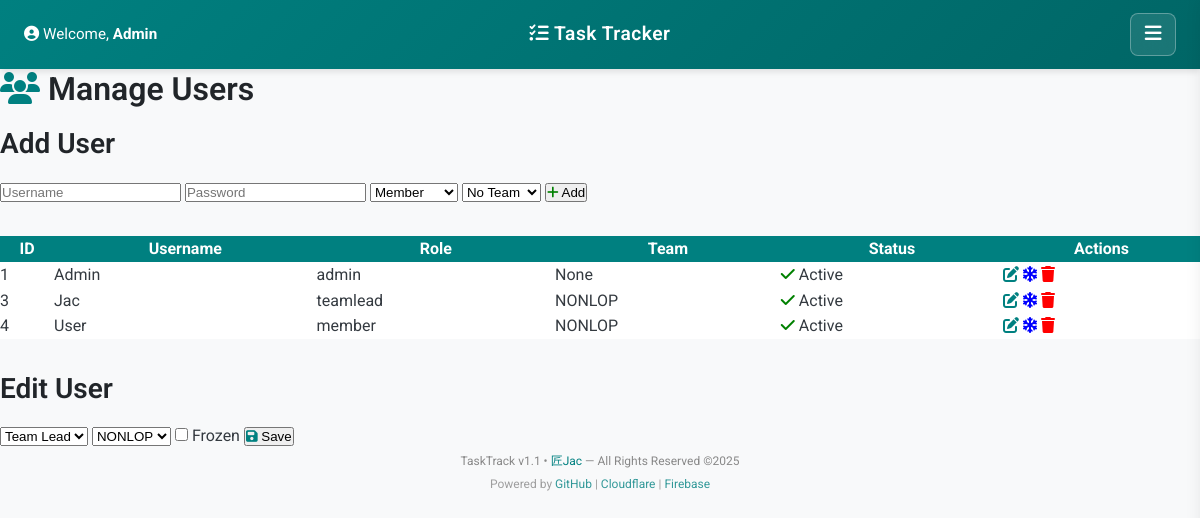
Screenshot of /usermgt.php?action=edit&id=3 (signed in) with the database file from the repository.
### tables this page shows
CREATE TABLE `users` (
  `id` int(11) NOT NULL,
  `username` varchar(32) NOT NULL,
  `password` varchar(255) NOT NULL,
  `role` enum('admin','teamlead','member') NOT NULL,
  `team_id` int(11) DEFAULT NULL,
  `frozen` tinyint(1) DEFAULT 0
);

CREATE TABLE `teams` (
  `id` int(11) NOT NULL,
  `name` varchar(64) NOT NULL
);

### usermgt.php (the view, shortened to what this page needs)
<?php
include 'head.php';
include 'db.php';
$action = $_GET['action'] ?? '';
$user_id = intval($_GET['id'] ?? 0);
$teams = [];
$res = $conn->query('SELECT id, name FROM teams');
while ($row = $res->fetch_assoc()) {
    $teams[$row['id']] = $row['name'];
}
$res = $conn->query('SELECT u.id, u.username, u.role, u.team_id, u.frozen, t.name AS team FROM users u LEFT JOIN teams t ON u.team_id = t.id');
$users = $res->fetch_all(MYSQLI_ASSOC);
?>
<div class="container">
    <h2><i class="fa fa-users" style="color:#008080"></i> Manage Users</h2>
    <form method="post" action="?action=add" style="margin-bottom:2em;">
        <h3>Add User</h3>
        <input type="text" name="username" placeholder="Username" required>
        <input type="password" name="password" placeholder="Password" required>
        <select name="role">
            <option value="member">Member</option>
        </select>
        <select name="team_id">
            <option value="0">No Team</option>
        </select>
        <button type="submit"><i class="fa fa-plus" style="color:green"></i> Add</button>
    </form>
    <table style="width:100%;border-collapse:collapse;">
        <tr style="background:#008080;color:#fff;">
            <th>ID</th><th>Username</th><th>Role</th><th>Team</th><th>Status</th><th>Actions</th>
        </tr>
        <?php foreach ($users as $u): ?>
        <tr style="background:<?php echo $u['frozen'] ? '#ccc' : '#fff'; ?>;">
            <td><?php echo $u['id']; ?></td>
            <td><?php echo htmlspecialchars($u['username']); ?></td>
            <td><?php echo $u['role']; ?></td>
            <td><?php echo $u['team'] ?: 'None'; ?></td>
            <td><?php echo $u['frozen'] ? '<i class="fa fa-snowflake" style="color:blue"></i> Frozen' : '<i class="fa fa-check" style="color:green"></i> Active'; ?></td>
            <td>
                <a href="?action=edit&id=<?php echo $u['id']; ?>"><i class="fa fa-edit" style="color:#008080"></i></a>
                <a href="?action=freeze&id=<?php echo $u['id']; ?>" onclick="return confirm('Freeze user?');"><i class="fa fa-snowflake" style="color:blue"></i></a>
                <a href="?action=delete&id=<?php echo $u['id']; ?>" onclick="return confirm('Delete user?');"><i class="fa fa-trash" style="color:red"></i></a>
            </td>
        </tr>
        <?php endforeach; ?>
    </table>
    <?php if ($action === 'edit' && $user_id):
        $res = $conn->query('SELECT * FROM users WHERE id=' . $user_id);
        $edit = $res->fetch_assoc();
    ?>
    <form method="post" action="?action=edit&id=<?php echo $user_id; ?>" style="margin-top:2em;">
        <h3>Edit User</h3>
        <select name="role">
            <option value="teamlead" <?php if ($edit['role']==='teamlead') echo 'selected'; ?>>Team Lead</option>
        </select>
        <select name="team_id">
            <?php foreach ($teams as $id => $name): ?>
                <option value="<?php echo $id; ?>" <?php if ($edit['team_id']==$id) echo 'selected'; ?>><?php echo htmlspecialchars($name); ?></option>
            <?php endforeach; ?>
        </select>
        <label><input type="checkbox" name="frozen" value="1" <?php if ($edit['frozen']) echo 'checked'; ?>> Frozen</label>
        <button type="submit"><i class="fa fa-save" style="color:#008080"></i> Save</button>
    </form>
    <?php endif; ?>
</div>
<?php include 'foot.php'; ?>

### css/main.css (style rules this page uses)
:root { --teal-50: #f0fdfa; --teal-100: #ccfbf1; --teal-200: #99f6e4; --teal-300: #5eead4; --teal-400: #2dd4bf; --teal-500: #14b8a6; --teal-600: #0d9488; --teal-700: #0f766e; --teal-800: #115e59; --teal-900: #134e4a; --primary: #008080; --primary-dark: #006666; --primary-light: #00a3a3; --success: #28a745; --warning: #ffc107; --danger: #dc3545; --info: #17a2b8; --white: #ffffff; --gray-50: #f8f9fa; --gray-100: #f1f3f5; --gray-200: #e9ecef; --gray-300: #dee2e6; --gray-400: #ced4da; --gray-500: #adb5bd; --gray-600: #6c757d; --gray-700: #495057; --gray-800: #343a40; --gray-900: #212529; --black: #000000; --space-xs: 0.25rem; --space-sm: 0.5rem; --space-md: 1rem; --space-lg: 1.5rem; --space-xl: 2rem; --space-2xl: 3rem; --radius-sm: 0.25rem; --radius-md: 0.375rem; --radius-lg: 0.5rem; --radius-xl: 0.75rem; --shadow-sm: 0 1px 2px 0 rgba(0, 0, 0, 0.05); --shadow-md: 0 4px 6px -1px rgba(0, 0, 0, 0.1); --shadow-lg: 0 10px 15px -3px rgba(0, 0, 0, 0.1); }
* { margin: 0; padding: 0; box-sizing: border-box; }
html { font-size: 16px; scroll-behavior: smooth; }
body { font-family: 'Roboto', sans-serif; font-weight: 400; line-height: 1.6; color: var(--gray-800); background-color: var(--gray-50); -webkit-font-smoothing: antialiased; -moz-osx-font-smoothing: grayscale; }
h1, h2, h3, h4, h5, h6 { font-weight: 600; line-height: 1.3; margin-bottom: var(--space-md); color: var(--gray-900); }
h2 { font-size: 2rem; }
h3 { font-size: 1.75rem; }
a { color: var(--primary); text-decoration: none; transition: color 0.2s ease; }

### rows the page displays
users: id "1", username "Admin", role "admin", team "None", frozen 0 (drawn)
users: id "3", username "Jac", role "teamlead", team.name "NONLOP", shows "Active", role "Team Lead", team_id "NONLOP"
users: id "4", username "User", role "member", team.name "NONLOP", frozen 0 (drawn)

### other values shown
$username "Admin"
